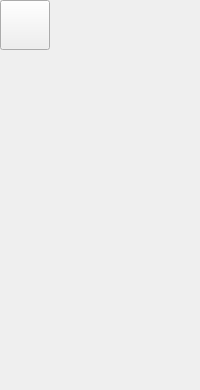
     <widget class="QWidget" name="w2" native="true">
      <layout class="QVBoxLayout" name="verticalLayout">
       <property name="spacing">
        <number>0</number>
       </property>
       <property name="leftMargin">
        <number>0</number>
       </property>
       <property name="topMargin">
        <number>0</number>
       </property>
       <property name="rightMargin">
        <number>0</number>
       </property>
       <property name="bottomMargin">
        <number>0</number>
       </property>
       <item>
        <widget class="QPushButton" name="head_portrait">
         <property name="minimumSize">
          <size>
           <width>50</width>
           <height>50</height>
          </size>
         </property>
         <property name="maximumSize">
          <size>
           <width>50</width>
           <height>50</height>
          </size>
         </property>
         <property name="text">
          <string/>
         </property>
         <property name="icon">
          <iconset>
           <normaloff>贴图/morentouxiang.png</normaloff>贴图/morentouxiang.png</iconset>
         </property>
         <property name="iconSize">
          <size>
           <width>50</width>
           <height>50</height>
          </size>
         </property>
        </widget>
       </item>
       <item>
        <widget class="QPushButton" name="chat_box">
         <property name="minimumSize">
          <size>
           <width>50</width>
           <height>50</height>
          </size>
         </property>
         <property name="maximumSize">
          <size>
           <width>50</width>
           <height>50</height>
          </size>
         </property>
         <property name="text">
          <string/>
         </property>
         <property name="icon">
          <iconset>
           <normaloff>贴图/liaotian.png</normaloff>贴图/liaotian.png</iconset>
         </property>
         <property name="iconSize">
          <size>
           <width>50</width>
           <height>50</height>
          </size>
         </property>
         <property name="flat">
          <bool>true</bool>
         </property>
        </widget>
       </item>
       <item>
        <widget class="QPushButton" name="linkman">
         <property name="minimumSize">
          <size>
           <width>50</width>
           <height>50</height>
          </size>
         </property>
         <property name="maximumSize">
          <size>
           <width>50</width>
           <height>50</height>
          </size>
         </property>
         <property name="text">
          <string/>
         </property>
         <property name="icon">
          <iconset>
           <normaloff>贴图/qqlianxiren.png</normaloff>贴图/qqlianxiren.png</iconset>
         </property>
         <property name="iconSize">
          <size>
           <width>50</width>
           <height>50</height>
          </size>
         </property>
         <property name="flat">
          <bool>true</bool>
         </property>
        </widget>
       </item>
       <item>
        <widget class="QPushButton" name="QQspace">
         <property name="minimumSize">
          <size>
           <width>50</width>
           <height>50</height>
          </size>
         </property>
         <property name="maximumSize">
          <size>
           <width>50</width>
           <height>50</height>
          </size>
         </property>
         <property name="text">
          <string/>
         </property>
         <property name="icon">
          <iconset>
           <normaloff>贴图/qqkongjian.png</normaloff>贴图/qqkongjian.png</iconset>
         </property>
         <property name="iconSize">
          <size>
           <width>50</width>
           <height>50</height>
          </size>
         </property>
         <property name="flat">
          <bool>true</bool>
         </property>
        </widget>
       </item>
       <item>
        <spacer name="verticalSpacer">
         <property name="orientation">
          <enum>Qt::Orientation::Vertical</enum>
         </property>
         <property name="sizeHint" stdset="0">
          <size>
           <width>0</width>
           <height>40</height>
          </size>
         </property>
        </spacer>
       </item>
       <item>
        <widget class="QPushButton" name="favorite">
         <property name="minimumSize">
          <size>
           <width>50</width>
           <height>50</height>
          </size>
         </property>
         <property name="maximumSize">
          <size>
           <width>50</width>
           <height>50</height>
          </size>
         </property>
         <property name="text">
          <string/>
         </property>
         <property name="icon">
          <iconset>
           <normaloff>贴图/shoucang.png</normaloff>贴图/shoucang.png</iconset>
         </property>
         <property name="iconSize">
          <size>
           <width>50</width>
           <height>50</height>
          </size>
         </property>
         <property name="flat">
          <bool>true</bool>
         </property>
        </widget>
       </item>
       <item>
        <widget class="QPushButton" name="file">
         <property name="minimumSize">
          <size>
           <width>50</width>
           <height>50</height>
          </size>
         </property>
         <property name="maximumSize">
          <size>
           <width>50</width>
           <height>50</height>
          </size>
         </property>
         <property name="text">
          <string/>
         </property>
         <property name="icon">
          <iconset>
           <normaloff>贴图/wenjian.png</normaloff>贴图/wenjian.png</iconset>
         </property>
         <property name="iconSize">
          <size>
           <width>50</width>
           <height>50</height>
          </size>
         </property>
         <property name="flat">
          <bool>true</bool>
         </property>
        </widget>
       </item>
       <item>
        <widget class="QPushButton" name="set">
         <property name="minimumSize">
          <size>
           <width>50</width>
           <height>50</height>
          </size>
         </property>
         <property name="maximumSize">
          <size>
           <width>50</width>
           <height>50</height>
          </size>
         </property>
         <property name="text">
          <string/>
         </property>
         <property name="icon">
          <iconset>
           <normaloff>贴图/shezhi.png</normaloff>贴图/shezhi.png</iconset>
         </property>
         <property name="iconSize">
          <size>
           <width>50</width>
           <height>50</height>
          </size>
         </property>
         <property name="flat">
          <bool>true</bool>
         </property>
        </widget>
       </item>
      </layout>
     </widget>
